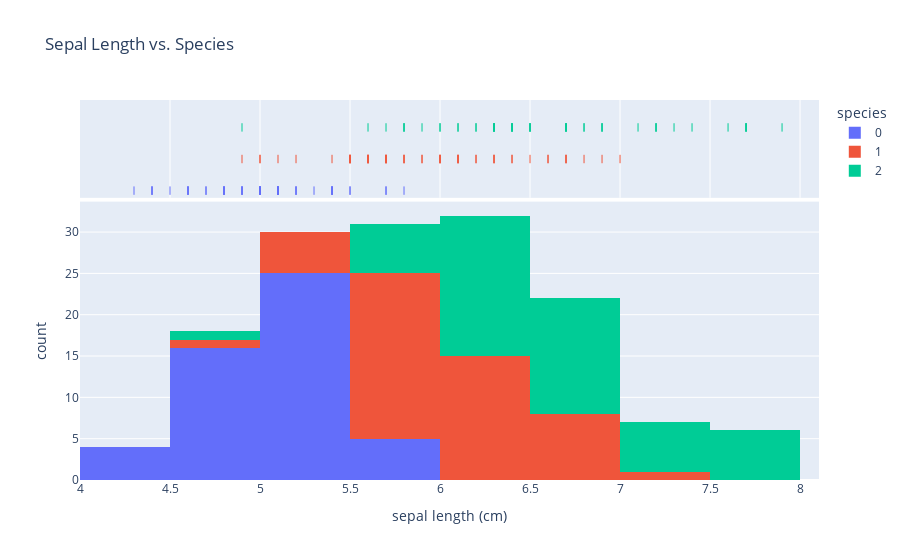

The notebook cell this image was saved under:
### Code cell
# Create a probability density plot of the sepal length
fig = px.histogram(df, x = 'sepal length (cm)', color = 'species', marginal = 'rug', title = 'Sepal Length vs. Species')
fig.show()

### Figure 1 — Plotly figure (JSON) as saved in the notebook; plotly's stock layout.template omitted (floating-point values rounded to 4 significant figures)
{"data": [{"alignmentgroup": "True", "bingroup": "x", "hovertemplate": "species=0<br>sepal length (cm)=%{x}<br>count=%{y}<extra></extra>", "legendgroup": "0", "marker": {"color": "#636efa", "pattern": {"shape": ""}}, "name": "0", "offsetgroup": "0", "orientation": "v", "showlegend": true, "type": "histogram", "x": [5.1, 4.9, 4.7, 4.6, 5, 5.4, 4.6, 5, 4.4, 4.9, 5.4, 4.8, 4.8, 4.3, 5.8, 5.7, 5.4, 5.1, 5.7, 5.1, 5.4, 5.1, 4.6, 5.1, 4.8, 5, 5, 5.2, 5.2, 4.7, 4.8, 5.4, 5.2, 5.5, 4.9, 5, 5.5, 4.9, 4.4, 5.1, 5, 4.5, 4.4, 5, 5.1, 4.8, 5.1, 4.6, 5.3, 5], "xaxis": "x", "yaxis": "y"}, {"alignmentgroup": "True", "boxpoints": "all", "fillcolor": "rgba(255,255,255,0)", "hoveron": "points", "hovertemplate": "species=0<br>sepal length (cm)=%{x}<extra></extra>", "jitter": 0, "legendgroup": "0", "line": {"color": "rgba(255,255,255,0)"}, "marker": {"color": "#636efa", "symbol": "line-ns-open"}, "name": "0", "offsetgroup": "0", "showlegend": false, "type": "box", "x": [5.1, 4.9, 4.7, 4.6, 5, 5.4, 4.6, 5, 4.4, 4.9, 5.4, 4.8, 4.8, 4.3, 5.8, 5.7, 5.4, 5.1, 5.7, 5.1, 5.4, 5.1, 4.6, 5.1, 4.8, 5, 5, 5.2, 5.2, 4.7, 4.8, 5.4, 5.2, 5.5, 4.9, 5, 5.5, 4.9, 4.4, 5.1, 5, 4.5, 4.4, 5, 5.1, 4.8, 5.1, 4.6, 5.3, 5], "xaxis": "x2", "yaxis": "y2"}, {"alignmentgroup": "True", "bingroup": "x", "hovertemplate": "species=1<br>sepal length (cm)=%{x}<br>count=%{y}<extra></extra>", "legendgroup": "1", "marker": {"color": "#EF553B", "pattern": {"shape": ""}}, "name": "1", "offsetgroup": "1", "orientation": "v", "showlegend": true, "type": "histogram", "x": [7, 6.4, 6.9, 5.5, 6.5, 5.7, 6.3, 4.9, 6.6, 5.2, 5, 5.9, 6, 6.1, 5.6, 6.7, 5.6, 5.8, 6.2, 5.6, 5.9, 6.1, 6.3, 6.1, 6.4, 6.6, 6.8, 6.7, 6, 5.7, 5.5, 5.5, 5.8, 6, 5.4, 6, 6.7, 6.3, 5.6, 5.5, 5.5, 6.1, 5.8, 5, 5.6, 5.7, 5.7, 6.2, 5.1, 5.7], "xaxis": "x", "yaxis": "y"}, {"alignmentgroup": "True", "boxpoints": "all", "fillcolor": "rgba(255,255,255,0)", "hoveron": "points", "hovertemplate": "species=1<br>sepal length (cm)=%{x}<extra></extra>", "jitter": 0, "legendgroup": "1", "line": {"color": "rgba(255,255,255,0)"}, "marker": {"color": "#EF553B", "symbol": "line-ns-open"}, "name": "1", "offsetgroup": "1", "showlegend": false, "type": "box", "x": [7, 6.4, 6.9, 5.5, 6.5, 5.7, 6.3, 4.9, 6.6, 5.2, 5, 5.9, 6, 6.1, 5.6, 6.7, 5.6, 5.8, 6.2, 5.6, 5.9, 6.1, 6.3, 6.1, 6.4, 6.6, 6.8, 6.7, 6, 5.7, 5.5, 5.5, 5.8, 6, 5.4, 6, 6.7, 6.3, 5.6, 5.5, 5.5, 6.1, 5.8, 5, 5.6, 5.7, 5.7, 6.2, 5.1, 5.7], "xaxis": "x2", "yaxis": "y2"}, {"alignmentgroup": "True", "bingroup": "x", "hovertemplate": "species=2<br>sepal length (cm)=%{x}<br>count=%{y}<extra></extra>", "legendgroup": "2", "marker": {"color": "#00cc96", "pattern": {"shape": ""}}, "name": "2", "offsetgroup": "2", "orientation": "v", "showlegend": true, "type": "histogram", "x": [6.3, 5.8, 7.1, 6.3, 6.5, 7.6, 4.9, 7.3, 6.7, 7.2, 6.5, 6.4, 6.8, 5.7, 5.8, 6.4, 6.5, 7.7, 7.7, 6, 6.9, 5.6, 7.7, 6.3, 6.7, 7.2, 6.2, 6.1, 6.4, 7.2, 7.4, 7.9, 6.4, 6.3, 6.1, 7.7, 6.3, 6.4, 6, 6.9, 6.7, 6.9, 5.8, 6.8, 6.7, 6.7, 6.3, 6.5, 6.2, 5.9], "xaxis": "x", "yaxis": "y"}, {"alignmentgroup": "True", "boxpoints": "all", "fillcolor": "rgba(255,255,255,0)", "hoveron": "points", "hovertemplate": "species=2<br>sepal length (cm)=%{x}<extra></extra>", "jitter": 0, "legendgroup": "2", "line": {"color": "rgba(255,255,255,0)"}, "marker": {"color": "#00cc96", "symbol": "line-ns-open"}, "name": "2", "offsetgroup": "2", "showlegend": false, "type": "box", "x": [6.3, 5.8, 7.1, 6.3, 6.5, 7.6, 4.9, 7.3, 6.7, 7.2, 6.5, 6.4, 6.8, 5.7, 5.8, 6.4, 6.5, 7.7, 7.7, 6, 6.9, 5.6, 7.7, 6.3, 6.7, 7.2, 6.2, 6.1, 6.4, 7.2, 7.4, 7.9, 6.4, 6.3, 6.1, 7.7, 6.3, 6.4, 6, 6.9, 6.7, 6.9, 5.8, 6.8, 6.7, 6.7, 6.3, 6.5, 6.2, 5.9], "xaxis": "x2", "yaxis": "y2"}], "layout": {"barmode": "relative", "legend": {"title": {"text": "species"}, "tracegroupgap": 0}, "title": {"text": "Sepal Length vs. Species"}, "xaxis": {"anchor": "y", "domain": [0, 1], "title": {"text": "sepal length (cm)"}}, "xaxis2": {"anchor": "y2", "domain": [0, 1], "matches": "x", "showgrid": true, "showticklabels": false}, "yaxis": {"anchor": "x", "domain": [0, 0.7326], "title": {"text": "count"}}, "yaxis2": {"anchor": "x2", "domain": [0.7426, 1], "matches": "y2", "showgrid": false, "showline": false, "showticklabels": false, "ticks": ""}}}
